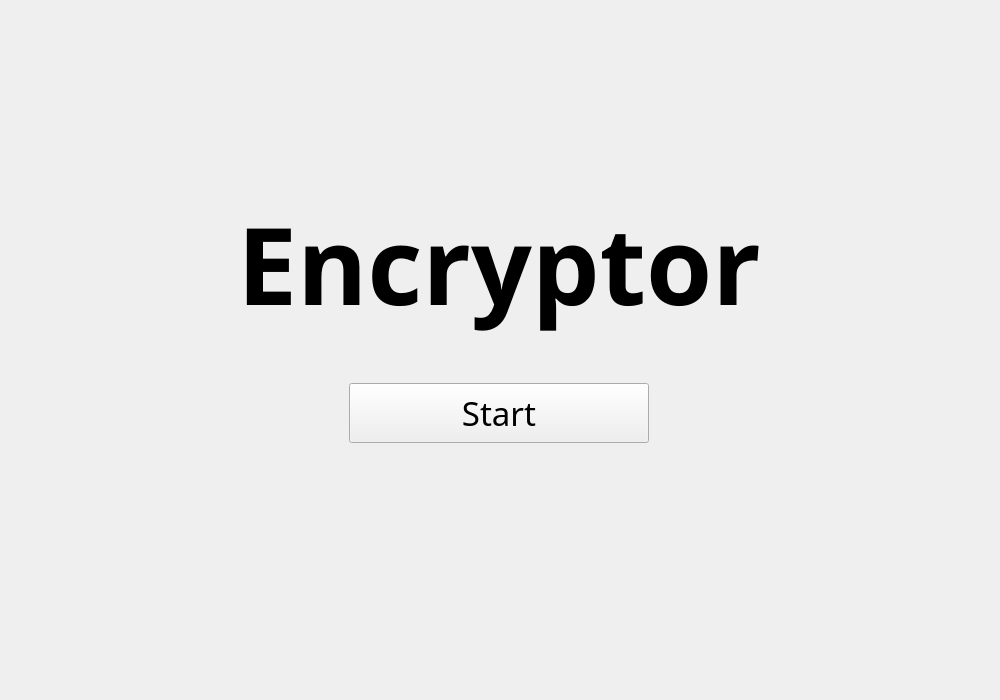
<?xml version="1.0" encoding="UTF-8"?>
<ui version="4.0">
 <class>MainWindow</class>
 <widget class="QMainWindow" name="MainWindow">
  <property name="geometry">
   <rect>
    <x>0</x>
    <y>0</y>
    <width>1000</width>
    <height>700</height>
   </rect>
  </property>
  <property name="windowTitle">
   <string>MainWindow</string>
  </property>
  <widget class="QWidget" name="centralwidget">
   <layout class="QGridLayout" name="gridLayout">
    <item row="0" column="0">
     <layout class="QGridLayout" name="pageLayout" rowstretch="100,100,100,100" columnstretch="100,0,310,100">
      <property name="verticalSpacing">
       <number>6</number>
      </property>
      <item row="2" column="0">
       <widget class="QWidget" name="cont7" native="true"/>
      </item>
      <item row="3" column="2">
       <widget class="QWidget" name="cont11" native="true"/>
      </item>
      <item row="0" column="2">
       <widget class="QWidget" name="cont2" native="true"/>
      </item>
      <item row="2" column="3">
       <widget class="QWidget" name="cont9" native="true"/>
      </item>
      <item row="3" column="0">
       <widget class="QWidget" name="cont10" native="true"/>
      </item>
      <item row="1" column="3">
       <widget class="QWidget" name="cont6" native="true"/>
      </item>
      <item row="1" column="0">
       <widget class="QWidget" name="cont4" native="true"/>
      </item>
      <item row="0" column="0">
       <widget class="QWidget" name="cont1" native="true"/>
      </item>
      <item row="3" column="3">
       <widget class="QWidget" name="cont12" native="true"/>
      </item>
      <item row="2" column="2">
       <widget class="QWidget" name="cont8" native="true">
        <widget class="QPushButton" name="startButton">
         <property name="geometry">
          <rect>
           <x>144</x>
           <y>30</y>
           <width>300</width>
           <height>60</height>
          </rect>
         </property>
         <property name="font">
          <font>
           <family>Segoe MDL2 Assets</family>
           <pointsize>25</pointsize>
           <weight>50</weight>
           <italic>false</italic>
           <bold>false</bold>
          </font>
         </property>
         <property name="text">
          <string>Start</string>
         </property>
        </widget>
       </widget>
      </item>
      <item row="0" column="3">
       <widget class="QWidget" name="cont3" native="true"/>
      </item>
      <item row="1" column="2">
       <widget class="QWidget" name="cont5" native="true">
        <widget class="QLabel" name="titleLabel">
         <property name="geometry">
          <rect>
           <x>0</x>
           <y>0</y>
           <width>588</width>
           <height>165</height>
          </rect>
         </property>
         <property name="sizePolicy">
          <sizepolicy hsizetype="Preferred" vsizetype="Preferred">
           <horstretch>0</horstretch>
           <verstretch>0</verstretch>
          </sizepolicy>
         </property>
         <property name="minimumSize">
          <size>
           <width>0</width>
           <height>0</height>
          </size>
         </property>
         <property name="sizeIncrement">
          <size>
           <width>0</width>
           <height>0</height>
          </size>
         </property>
         <property name="font">
          <font>
           <family>OCR A Extended</family>
           <pointsize>80</pointsize>
           <weight>75</weight>
           <italic>false</italic>
           <bold>true</bold>
           <underline>false</underline>
          </font>
         </property>
         <property name="text">
          <string>Encryptor</string>
         </property>
         <property name="alignment">
          <set>Qt::AlignCenter</set>
         </property>
        </widget>
       </widget>
      </item>
     </layout>
    </item>
   </layout>
  </widget>
 </widget>
 <resources/>
 <connections/>
</ui>
